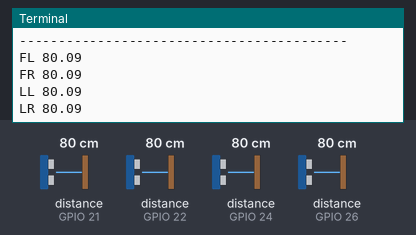
Recording of a program running on a simulated Raspberry Pi (BCM pin numbers). Shown: the last lines printed to the terminal. Inputs (shaded band) come from the test bench; at power-on: distance to the obstacle (sensors on GPIO 21, GPIO 22, GPIO 24, GPIO 26) 80 cm. The echo pulse lasts 58.3 µs per cm; the clock reads 2024-03-15 10:24:30 at power-on unless the program sets it.

Above: at 1.2 s.
1.3 s: distance to the obstacle (sensor on GPIO 21) set to 2 cm
At 2.0 s:
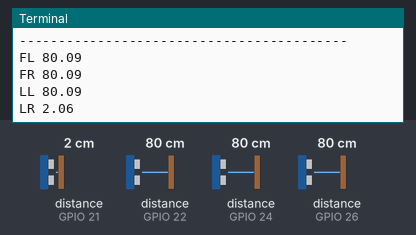
2.8 s: distance to the obstacle (sensor on GPIO 22) set to 2 cm
4.3 s: distance to the obstacle (sensor on GPIO 24) set to 2 cm
At 5.1 s:
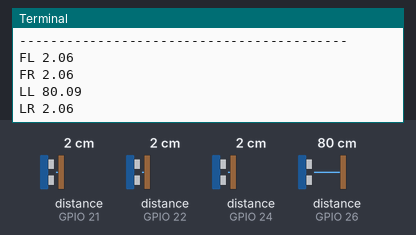
5.8 s: distance to the obstacle (sensor on GPIO 26) set to 2 cm
At 6.6 s:
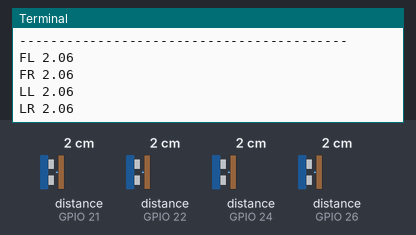
7.3 s: distance to the obstacle (sensor on GPIO 21) set to 4 cm
At 8.1 s:
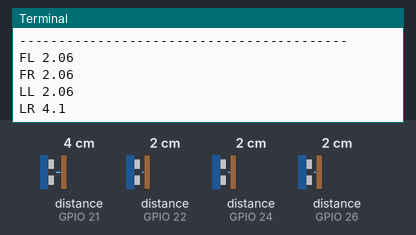
8.8 s: distance to the obstacle (sensor on GPIO 22) set to 4 cm
Timing chart, 0 to 11.3 s (numbered marks = the images above; inputs shaded):
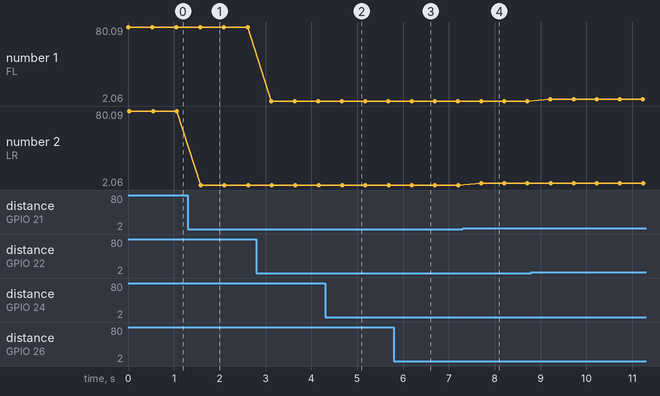

Measured:
- after the input at 1.3 s, the terminal: prints a new line after 0.29 s (image 1)
- after the input at 4.3 s, the terminal: prints a new line after 0.36 s (image 2)
- after the input at 5.8 s, the terminal: prints a new line after 0.39 s (image 3)
- after the input at 7.3 s, the terminal: prints a new line after 0.40 s (image 4)
- plotted number 2: 80.09 → 2.06 after the input at 1.3 s, 2.06 → 4.1 after the input at 7.3 s

The program:

sensor.py
```python
#!/usr/bin/env python3
#-- coding: utf-8 --
import RPi.GPIO as GPIO
import time

GPIO.setmode(GPIO.BCM)

FLTRIG = 27 #FL
FLECHO = 22
FRTRIG = 23   #FR
FRECHO = 24
LLTRIG = 19
LLECHO = 26
LRTRIG = 20
LRECHO = 21
MAPTRIG = 15
MAPECHO = 18

GPIO.setup(FLTRIG, GPIO.OUT)
GPIO.setup(FLECHO, GPIO.IN)
GPIO.setup(FRTRIG, GPIO.OUT)
GPIO.setup(FRECHO, GPIO.IN)
GPIO.setup(LLTRIG, GPIO.OUT)
GPIO.setup(LLECHO, GPIO.IN)
GPIO.setup(LRTRIG, GPIO.OUT)
GPIO.setup(LRECHO, GPIO.IN)
GPIO.setup(MAPTRIG, GPIO.OUT)
GPIO.setup(MAPECHO, GPIO.IN)


GPIO.setwarnings(False)

def MAPgetDistance():

    GPIO.output(MAPTRIG, False)
    time.sleep(0.0001)
    GPIO.output(MAPTRIG, True)
    time.sleep(0.0001)
    GPIO.output(MAPTRIG, False)

    while GPIO.input(MAPECHO) == 0:
        pulse_start = time.time()

    while GPIO.input(MAPECHO) == 1:
        pulse_end = time.time()


    pulse_duration = pulse_end-pulse_start
    distance = round(pulse_duration * 17150, 2)

    if (distance > 500):
        distance = 500

    return distance

def FLgetDistance():

    GPIO.output(FLTRIG, False)
    time.sleep(0.0001)
    GPIO.output(FLTRIG, True)
    time.sleep(0.0001)
    GPIO.output(FLTRIG, False)

    while GPIO.input(FLECHO) == 0:
        pulse_start = time.time()

    while GPIO.input(FLECHO) == 1:
        pulse_end = time.time()


    pulse_duration = pulse_end-pulse_start
    distance = round(pulse_duration * 17150, 2)

    if (distance > 500):
        distance = 500

    return distance

def FRgetDistance():
    GPIO.output(FRTRIG, False)
    time.sleep(0.0001)
    GPIO.output(FRTRIG, True)
    time.sleep(0.0001)
    GPIO.output(FRTRIG, False)

    while GPIO.input(FRECHO) == 0:
        pulse_start = time.time()

    while GPIO.input(FRECHO) == 1:
        pulse_end = time.time()

    pulse_duration = pulse_end-pulse_start
    distance = round(pulse_duration * 17150, 2)

    if (distance > 500):
        distance = 500

    return distance

def LLgetDistance():
    GPIO.output(LLTRIG, False)
    time.sleep(0.0001)
    GPIO.output(LLTRIG, True)
    time.sleep(0.0001)
    GPIO.output(LLTRIG, False)

    while GPIO.input(LLECHO) == 0:
        pulse_start = time.time()

    while GPIO.input(LLECHO) == 1:

        pulse_end = time.time()

    pulse_duration = pulse_end-pulse_start
    distance = round(pulse_duration * 17150, 2)

    if (distance > 500):
        distance = 500

    return distance

def LRgetDistance():
    GPIO.output(LRTRIG, False)
    time.sleep(0.0001)
    GPIO.output(LRTRIG, True)
    time.sleep(0.0001)
    GPIO.output(LRTRIG, False)

    while GPIO.input(LRECHO) == 0:
        pulse_start = time.time()

    while GPIO.input(LRECHO) == 1:
        pulse_end = time.time()

    pulse_duration = pulse_end-pulse_start
    distance = round(pulse_duration * 17150, 2)

    if (distance > 500):
        distance = 500

    return distance


if __name__ == '__main__':
    try:
        while True:

            print("FL " + str(FLgetDistance()))
            print("FR " + str(FRgetDistance()))
            print("LL " + str(LLgetDistance()))
            print("LR " + str(LRgetDistance()))
            time.sleep(0.5)
            print("------------------------------------------")


    except KeyboardInterrupt:
        GPIO.cleanup()
```
